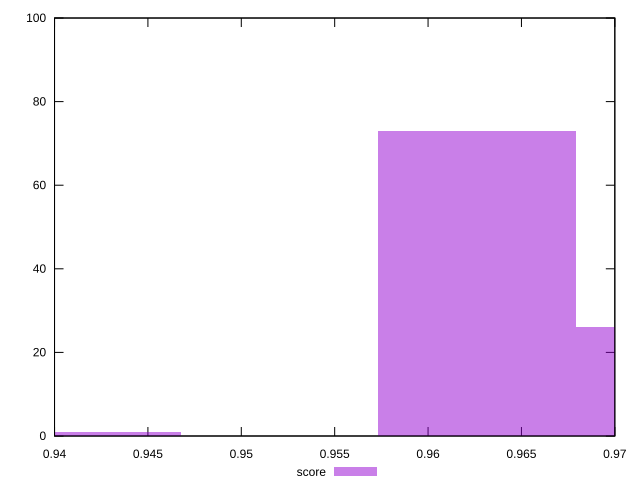

The gnuplot source for this figure:
reset

$score <<EOF
0.9414594232014806 1
0.9626158147340981 73
0.9731940105004069 26
EOF

set key outside below
set boxwidth 0.01057819576630877
set xrange [0.94:0.97]
set yrange [0:100]
set trange [0:100]
set style fill transparent solid 0.5 noborder
set terminal svg size 640, 490 enhanced background rgb 'white'
set output "reports/report_00031_2021-02-24T23-18-18.084Z/bootup-time/samples/astro/score/histogram.svg"

plot $score title "score" with boxes

reset
